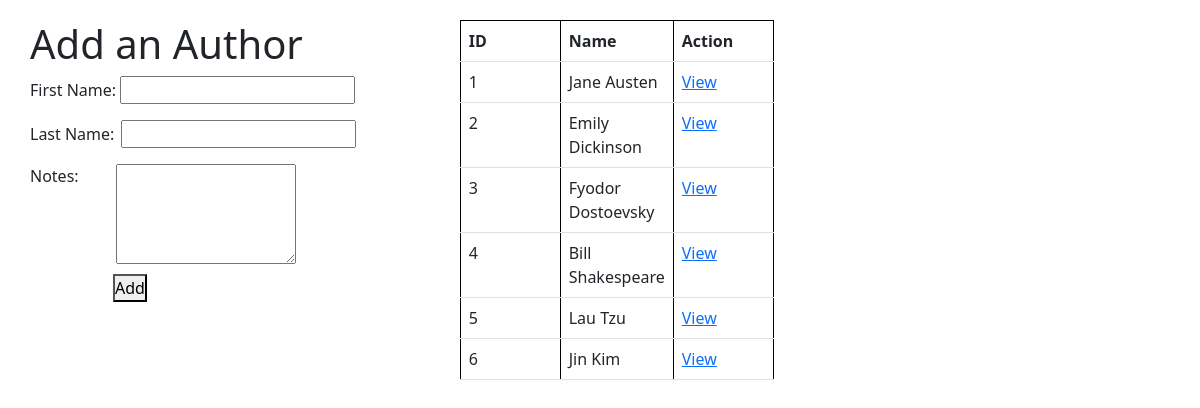
The app's page /authors with its own data.
### books_authors_app/models.py (models this page shows)
class Authors(models.Model):
    first_name = models.CharField(max_length=45)
    last_name = models.CharField(max_length=45)
    book = models.ManyToManyField(Books, related_name = "author")
    notes = models.TextField()
    created_at = models.DateTimeField(auto_now_add=True)
    updated_at = models.DateTimeField(auto_now=True)

### books_authors_app/views.py (the view)
# urls.py: path('authors', views.authors),
def authors(request):
    context = {
        'person_info':Authors.objects.all()
    }
    return render(request, 'authors.html', context)

### books_authors_app/templates/authors.html (shortened to what this page needs)
<!DOCTYPE html>
<html lang="en">
<head>
    <link href="https://cdn.jsdelivr.net/npm/bootstrap@5.0.0-beta2/dist/css/bootstrap.min.css" rel="stylesheet">
    {% load static %}
    <link rel="stylesheet" href="{% static 'authors.css' %}">
</head>
<body>
    <div class="wrapper">
        <div class="input">
            <h1>Add an Author</h1>
            <form action="/addauthors" method="POST">
                <p>First Name: <input type="text" name="fname"></p>
                <p>Last Name: <input class="lname" type="text" name="lname"></p>
                <p class="pnote">Notes: </p>
                <textarea class="note" type="text" name='notes'></textarea>
                <br>
                <button type="submit">Add</button>
            </form>
        </div>
        <div class="authortable">
            <table class="table table-sstriped">
                <tr>
                    <th>ID</th>
                    <th>Name</th>
                    <th>Action</th>
                </tr>
            {% for hum in person_info %}
                <tr>
                    <td>{{hum.id}}</td>
                    <td>{{hum.first_name}} {{hum.last_name}}</td>
                    <td><a href="/authors/{{hum.id}}">View</a></td>
                </tr>
            {% endfor %}
            </table>
        </div>
    </div>
</body>
</html>

### books_authors_app/static/authors.css (style rules this page uses)
* { margin: 0; padding: 0; }
.wrapper { padding-top: 20px; padding-left: 30px; }
.lname { margin-left: 2px; }
.pnote,.note { display: inline-block; vertical-align: top; }
.note { margin-left: 33px; height: 100px; width: 180px; }
button { margin-top: 10px; margin-left: 83px; }
.input,.authortable { display: inline-block; vertical-align: top; }
.authortable { margin-left: 100px; }
table { border: 1px solid black; }
th { width: 100px; border-left: 1px solid black; border-top: 1px solid black; border-right: 1px solid black; }
td { border-left: 1px solid black; border-right: 1px solid black; }

### records on screen
Authors: id "1", first_name "Jane", last_name "Austen"
Authors: id "2", first_name "Emily", last_name "Dickinson"
Authors: id "3", first_name "Fyodor", last_name "Dostoevsky"
Authors: id "4", first_name "Bill", last_name "Shakespeare"
Authors: id "5", first_name "Lau", last_name "Tzu"
Authors: id "6", first_name "Jin", last_name "Kim"
